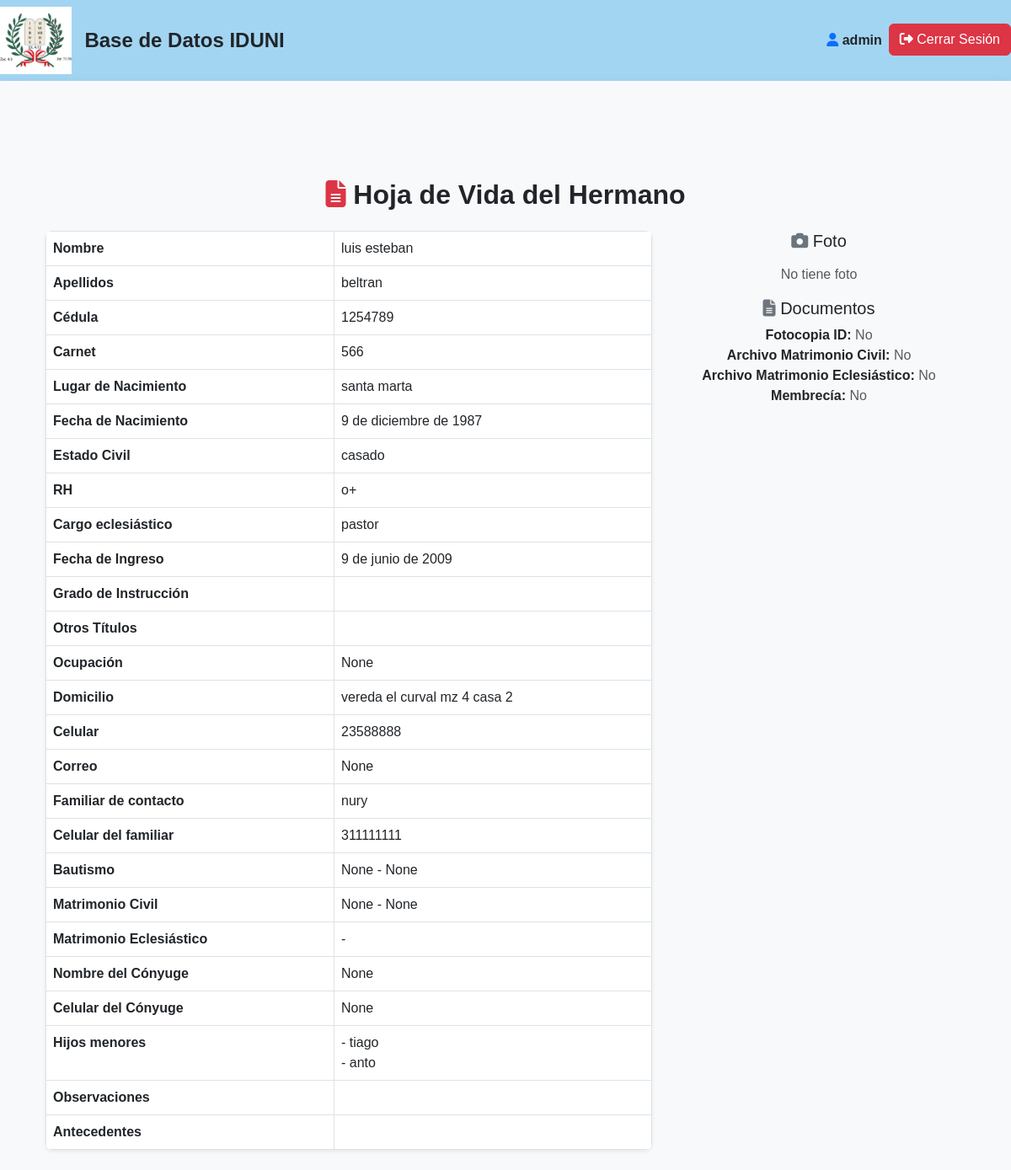
/hermanos/5/ (signed in), run on the app's committed database.
### feligreses/models.py (models this page shows, shortened)
class Feligres(models.Model):
    nombres = models.CharField(max_length=100)
    apellidos = models.CharField(max_length=100)
    documento_identidad = models.CharField(max_length=50)
    carnet = models.CharField(max_length=50, blank=True, null=True)
    departamento_nacimiento = models.CharField(max_length=100)
    fecha_nacimiento = models.DateField()
    estado_civil = models.CharField(max_length=50)
    tipo_sangre = models.CharField(max_length=5)  # RH
    cargo_eclesiastico = models.CharField(max_length=100, blank=True, null=True)
    fecha_ingreso = models.DateField()
    primaria = models.CharField(max_length=100, blank=True, null=True)
    secundaria = models.CharField(max_length=100, blank=True, null=True)
    universitaria = models.CharField(max_length=100, blank=True, null=True)
    otros_titulos = models.TextField(blank=True, null=True)
    ocupacion = models.CharField(max_length=100, blank=True, null=True)
    domicilio = models.CharField(max_length=255)
    celular = models.CharField(max_length=50)
    correo = models.EmailField(blank=True, null=True)
    nombre_familiar = models.CharField(max_length=100, blank=True, null=True)
    celular_familiar = models.CharField(max_length=50, blank=True, null=True)
    bautismo_fecha = models.DateField(blank=True, null=True)
    bautismo_lugar = models.CharField(max_length=100, blank=True, null=True)
    matrimonio_civil_fecha = models.DateField(blank=True, null=True)
    matrimonio_civil_lugar = models.CharField(max_length=100, blank=True, null=True)
    matrimonio_civil_archivo = models.FileField(upload_to="matrimonio_civil/", blank=True, null=True)
    matrimonio_eclesiastico_fecha = models.DateField(blank=True, null=True)
    matrimonio_eclesiastico_lugar = models.CharField(max_length=100, blank=True, null=True)
    matrimonio_eclesiastico_archivo = models.FileField(upload_to="matrimonio_eclesiastico/", blank=True, null=True)
    conyugue_nombre = models.CharField(max_length=100, blank=True, null=True)
    conyugue_celular = models.CharField(max_length=50, blank=True, null=True)
    hijos_menores = models.TextField(blank=True, null=True)
    observaciones = models.TextField(blank=True, null=True)
    antecedentes = models.TextField(blank=True, null=True)
    foto = models.ImageField(upload_to="fotos/", blank=True, null=True)
    fotocopia_id = models.FileField(upload_to="documentos/id/", blank=True, null=True)
    membresia = models.FileField(upload_to="documentos/membresia/", blank=True, null=True)

### feligreses/views.py (the view)
# urls.py: path('<int:pk>/', detalle_hermano, name='detalle_hermano'),
@login_required
def detalle_hermano(request, pk):
    hermano = get_object_or_404(Feligres, pk=pk)
    return render(request, 'feligreses/detalle.html', {'hermano': hermano})

### feligreses/templates/feligreses/detalle.html
{% extends 'base.html' %}
{% block content %}
<div class="container mt-4">
  <h2 class="text-center mb-4">
    <i class="fas fa-file-alt text-danger"></i> Hoja de Vida del Hermano
  </h2>
  <div class="row">
    <div class="col-md-8">
      <table class="table table-bordered shadow-sm">
        <tbody>
          <tr><th>Nombre</th><td>{{ hermano.nombres }}</td></tr>
          <tr><th>Apellidos</th><td>{{ hermano.apellidos }}</td></tr>
          <tr><th>Cédula</th><td>{{ hermano.documento_identidad }}</td></tr>
          <tr><th>Carnet</th><td>{{ hermano.carnet }}</td></tr>
          <tr><th>Lugar de Nacimiento</th><td>{{ hermano.departamento_nacimiento }}</td></tr>
          <tr><th>Fecha de Nacimiento</th><td>{{ hermano.fecha_nacimiento }}</td></tr>
          <tr><th>Estado Civil</th><td>{{ hermano.estado_civil }}</td></tr>
          <tr><th>RH</th><td>{{ hermano.tipo_sangre }}</td></tr>
          <tr>
            <th>Cargo eclesiástico</th>
            <td>{{ hermano.cargo_eclesiastico }}</td>
          </tr>
          <tr><th>Fecha de Ingreso</th><td>{{ hermano.fecha_ingreso }}</td></tr>
          <tr><th>Grado de Instrucción</th><td>{{ hermano.grado_instruccion }}</td></tr>
          <tr><th>Otros Títulos</th><td>{{ hermano.otros_titulos }}</td></tr>
          <tr><th>Ocupación</th><td>{{ hermano.ocupacion }}</td></tr>
          <tr><th>Domicilio</th><td>{{ hermano.domicilio }}</td></tr>
          <tr><th>Celular</th><td>{{ hermano.celular }}</td></tr>
          <tr><th>Correo</th><td>{{ hermano.correo }}</td></tr>
          <tr><th>Familiar de contacto</th><td>{{ hermano.nombre_familiar }}</td></tr>
          <tr>
            <th>Celular del familiar</th>
            <td>{{ hermano.celular_familiar }}</td>
          </tr>
          <tr><th>Bautismo</th><td>{{ hermano.bautismo_fecha }} - {{ hermano.bautismo_lugar }}</td></tr>
          <tr><th>Matrimonio Civil</th><td>{{ hermano.matrimonio_civil_fecha }} - {{ hermano.matrimonio_civil_lugar }}</td></tr>
          <tr><th>Matrimonio Eclesiástico</th><td>{{ hermano.matrimonio_ecclesiastico_fecha }} - {{ hermano.matrimonio_ecclesiastico_lugar }}</td></tr>
          <tr><th>Nombre del Cónyuge</th><td>{{ hermano.conyugue_nombre }}</td></tr>
          <tr><th>Celular del Cónyuge</th><td>{{ hermano.conyugue_celular }}</td></tr>
          <tr>
            <th>Hijos menores</th>
            <td>
              {% for hijo in hermano.hijos_menores.splitlines %}
                - {{ hijo }}<br>
              {% endfor %}
            </td>
          </tr>
          <tr><th>Observaciones</th><td>{{ hermano.observaciones }}</td></tr>
          <tr><th>Antecedentes</th><td>{{ hermano.antecedentes }}</td></tr>
        </tbody>
      </table>
    </div>
    <div class="col-md-4 text-center">
      <h5 class="mb-3"><i class="fas fa-camera text-secondary"></i> Foto</h5>
      {% if hermano.foto %}
        <img src="{{ hermano.foto.url }}" class="img-thumbnail mb-3" width="180">
      {% else %}
        <p class="text-muted">No tiene foto</p>
      {% endif %}
      <h5><i class="fas fa-file-alt text-secondary"></i> Documentos</h5>
      <ul class="list-unstyled">
        <li>
          <strong>Fotocopia ID:</strong>
          {% if hermano.fotocopia_id %}
            <a href="{{ hermano.fotocopia_id.url }}" target="_blank">Ver archivo</a>
          {% else %}
            <span class="text-muted">No</span>
          {% endif %}
        </li>
        <li>
          <strong>Archivo Matrimonio Civil:</strong>
          {% if hermano.matrimonio_civil_archivo %}
            <a href="{{ hermano.matrimonio_civil_archivo.url }}" target="_blank">Ver archivo</a>
          {% else %}
            <span class="text-muted">No</span>
          {% endif %}
        </li>
        <li>
          <strong>Archivo Matrimonio Eclesiástico:</strong>
          {% if hermano.matrimonio_ecclesiastico_archivo %}
            <a href="{{ hermano.matrimonio_ecclesiastico_archivo.url }}" target="_blank">Ver archivo</a>
          {% else %}
            <span class="text-muted">No</span>
          {% endif %}
        </li>
        <li>
          <strong>Membrecía:</strong>
          {% if hermano.membresia %}
            <a href="{{ hermano.membresia.url }}" target="_blank">Ver archivo</a>
          {% else %}
            <span class="text-muted">No</span>
          {% endif %}
        </li>
      </ul>
    </div>
  </div>
</div>
{% endblock %}

### feligreses/templates/base.html (shortened to what this page needs)
{% load static %}
<!DOCTYPE html>
<html lang="es">
<head>
    <link href="https://cdn.jsdelivr.net/npm/bootstrap@5.3.0/dist/css/bootstrap.min.css" rel="stylesheet">
    <link rel="stylesheet" href="https://cdn.jsdelivr.net/npm/bootstrap@5.3.0/dist/css/bootstrap.min.css">
    <link rel="stylesheet" href="https://cdnjs.cloudflare.com/ajax/libs/font-awesome/6.4.2/css/all.min.css">
    <link rel="stylesheet" href="{% static 'css/styles.css' %}">
</head>
<body>
    <nav class="navbar navbar-expand-lg navbar-light" style="background-color: #f8f9fa;">
        <div class="d-flex align-items-center">
            <img src="{% static 'img/tablas.png' %}" alt="Logo" style="height: 80px; width: auto; margin-right: 15px;">
            <h4 class="mb-0"><strong>Base de Datos IDUNI</strong></h4>
          </div>
            <div class="collapse navbar-collapse justify-content-end" id="navbarNav">
                {% if user.is_authenticated %}
                    <ul class="navbar-nav">
                        <li class="nav-item">
                            <span class="nav-link fw-bold text-dark">
                                <i class="fas fa-user text-primary"></i> {{ user.username }}
                            </span>
                        </li>
                        <li class="nav-item">
                            <form method="POST" action="{% url 'logout' %}" style="display: inline;">
                                <button type="submit" class="btn btn-danger">
                                  <i class="fas fa-sign-out-alt"></i> Cerrar Sesión
                                </button>
                              </form>
                        </li>
                    </ul>
                {% else %}
                <a href="{% url 'login' %}" class="btn btn-primary">
                        <i class="fas fa-sign-in-alt"></i> Iniciar Sesión
                    </a>
                {% endif %}
            </div>
    </nav>
    <nav class="navbar navbar-expand-lg navbar-light shadow" style="background-color: #f8f9fa !important;">
    <div class="container mt-4">
        {% block content %}{% endblock %}
    </div>
</body>
</html>

### feligreses/static/css/styles.css (style rules this page uses)
body { background-color: #f8f9fa; font-family: 'Arial', sans-serif; }
.navbar { background-color: #a2d5f2 !important; }
.table { background-color: white; border-radius: 8px; }
.container { padding-top: 30px; }
h2 { margin-bottom: 20px; font-weight: bold; }
.table { border-radius: 8px; overflow: hidden; box-shadow: 0px 2px 10px rgba(0, 0, 0, 0.1); }

### data on the page
Feligres: nombres "luis esteban", apellidos "beltran", documento_identidad "1254789", carnet "566", departamento_nacimiento "santa marta", fecha_nacimiento "9 de diciembre de 1987", estado_civil "casado", tipo_sangre "o+", cargo_eclesiastico "pastor", fecha_ingreso "9 de junio de 2009", ocupacion "None", domicilio "vereda el curval mz 4 casa 2", celular "23588888", correo "None", nombre_familiar "nury", celular_familiar "311111111", bautismo_fecha "None", bautismo_lugar "None", matrimonio_civil_fecha "None", matrimonio_civil_lugar "None", conyugue_nombre "None", conyugue_celular "None"

### other printed values
{{ user.username }} "admin"
{{ hijo }} "tiago" "anto"
